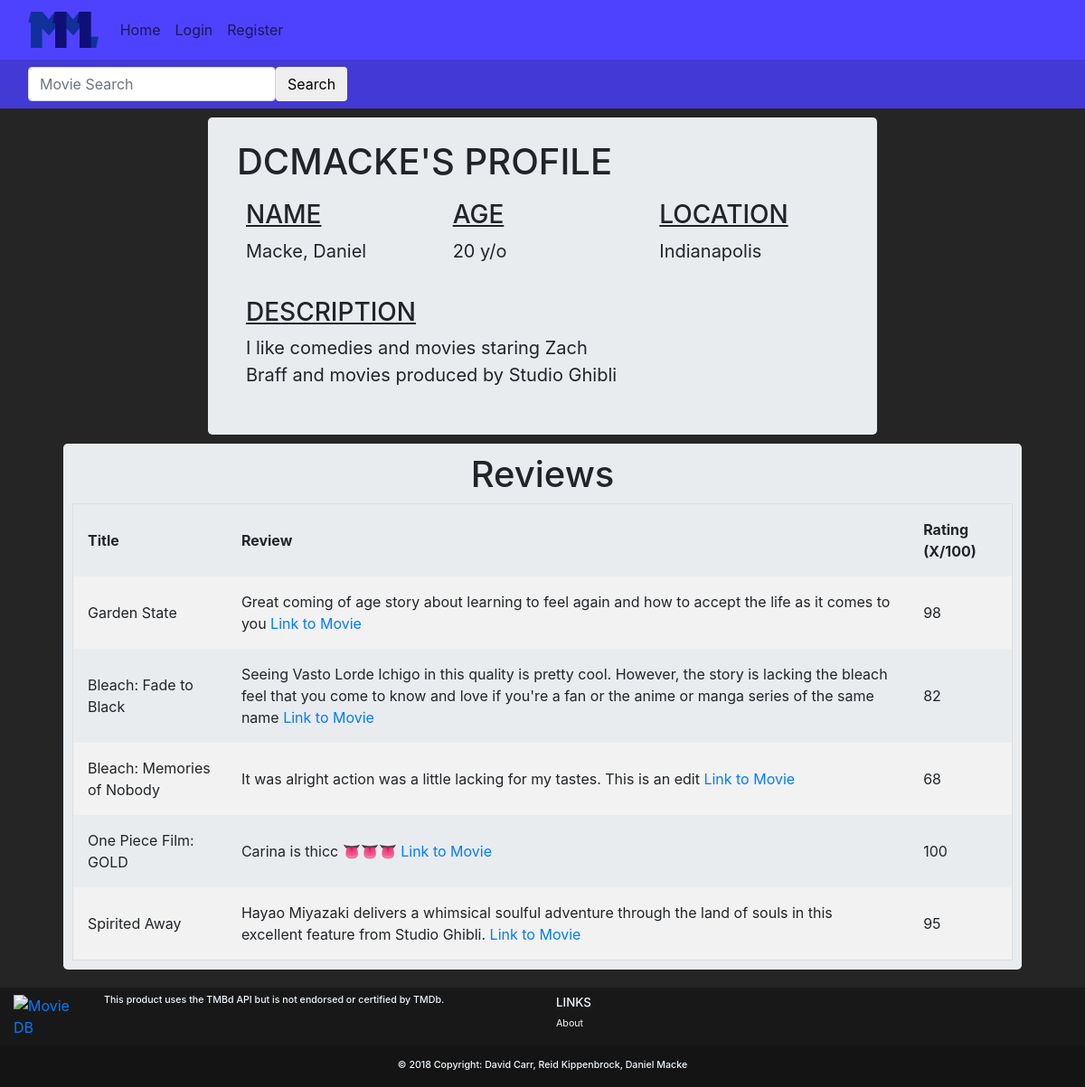
The page /account/profile/?p=dcmacke on the database as committed earlier.
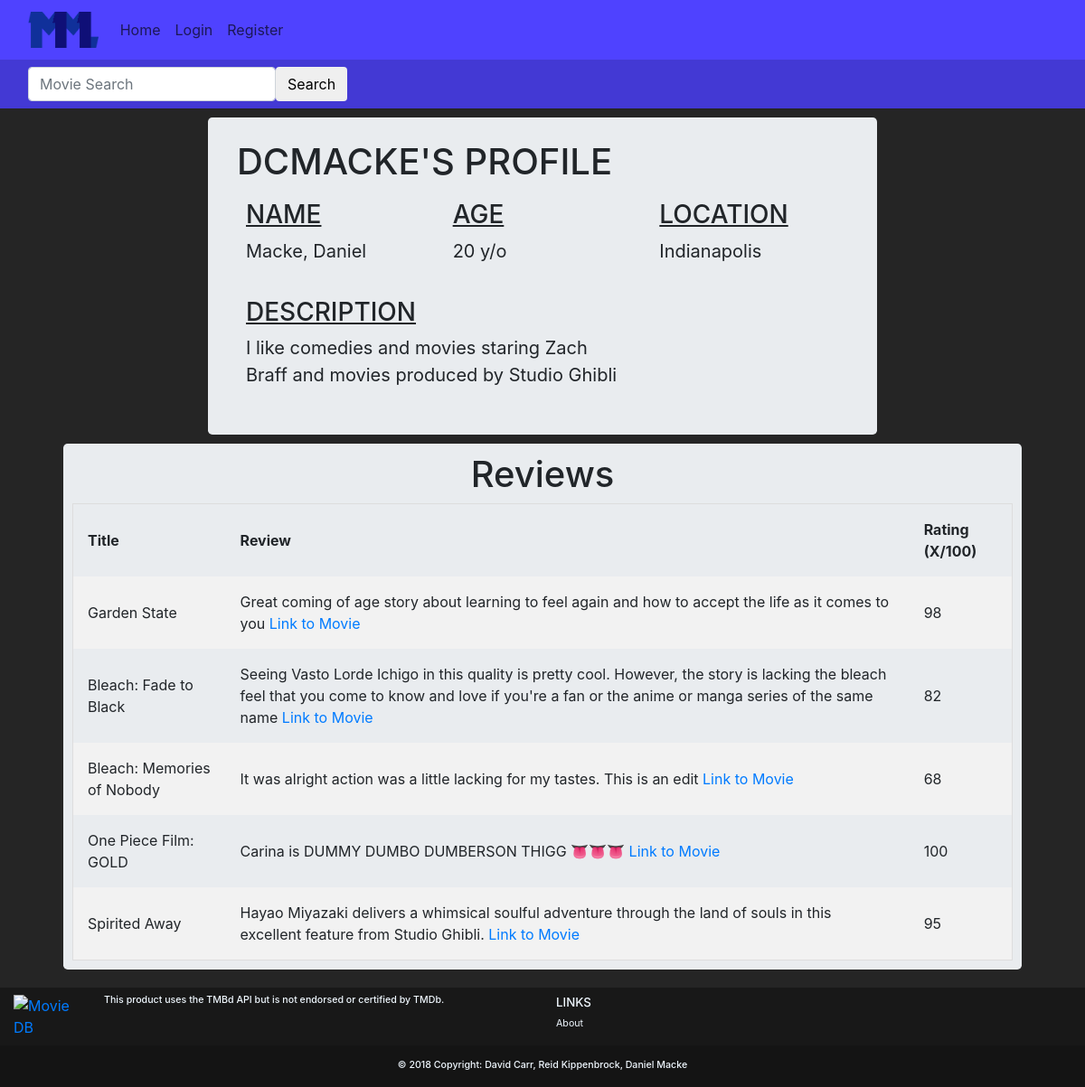
The same page on the database as committed later.
### movies/models.py (models this page shows)
class MovieReview(models.Model):
    user = models.ForeignKey(User,on_delete=models.CASCADE,default=1)
    movie_id = models.IntegerField(default=0)
    movie_title = models.CharField(max_length=50, default='')
    rating = models.IntegerField(
        default=0,
        validators=[
            MaxValueValidator(100),
            MinValueValidator(0)
        ]
    )
    review = models.CharField(max_length=1000, default='')

### accounts/views.py (the view)
# urls.py: path('profile/', views.view_profile, name='view_profile'),
def view_profile(request):
    username = request.GET.get('p');
    user = get_object_or_404(User,username=username)
    editable = False
    if request.user.is_authenticated and request.user == user:
        editable= True
    movie_reviews = MovieReview.objects.filter(user=user)
    args = {'User': user,'reviews': movie_reviews,'Editable':editable}
    return render(request, 'accounts/profile.html', args)

### accounts/templates/accounts/profile.html (shortened to what this page needs)
{% extends 'base.html' %}
{%block body%}
<div class="container" align="center">
  <div class="jumbotron col-md-8" align="left">
    <b><h1 class="text-uppercase">{{ User.username }}'s Profile</h1></b>
    <div class="row" style="padding: 10px;">
      <div class="col-md-4">
        <u><h3 class="text-uppercase">
          name
        </h3></u>
        <p style="font-size:125%;">
          {{User.last_name}}, {{User.first_name}}
        </p>
      </div>
      <div class="col-md-4">
        <u><h3 class="text-uppercase">
          Age
        </h3></u>
        <p style="font-size:125%;">
          {{User.userprofile.age}} y/o
        </p>
      </div>
      <div class="col-md-4">
        <u><h3 class="text-uppercase">
          Location
        </h3></u>
        <p style="font-size:125%;">
          {{User.userprofile.city}}
        </p>
      </div>
    </div>
    <div class="row" style="padding: 10px;">
      <div class="col-md-8">
        <u><h3 class="text-uppercase">
          description
        </h3></u>
        <p style="font-size:125%;">
          {{User.userprofile.description}}
        </p>
      </div>
    </div>
  </div>
  <div class="container-fluid">
    <div class="jumbotron" style="padding: 10px;">
      <h1 class="text-center">Reviews</h1>
      <div style="overflow-x:auto;">
      <table id="ReviewTable">
        <tr>
          <th onclick="sortTable(0)">Title</th>
          <th>Review</th>
          <th onclick="sortTable(2)">Rating (X/100)</th>
        </tr>
      {%for review in reviews%}
      <tr>
        <td>{{review.movie_title}}</td>
        <td>{{review.review}} <a href="/movies/?movie_id={{review.movie_id}}">Link to Movie</a></td>
        <td>{{review.rating}}</td>
      </tr>
      {%endfor%}
    </table>
  </div>
  </div>
</div>
</div>
{%endblock%}

Rows that differ between the two databases and show on the page:
changed MovieReview "One Piece Film: GOLD": review "Carina is thicc 👅👅👅" → "Carina is DUMMY DUMBO DUMBERSON THIGG 👅👅👅"
